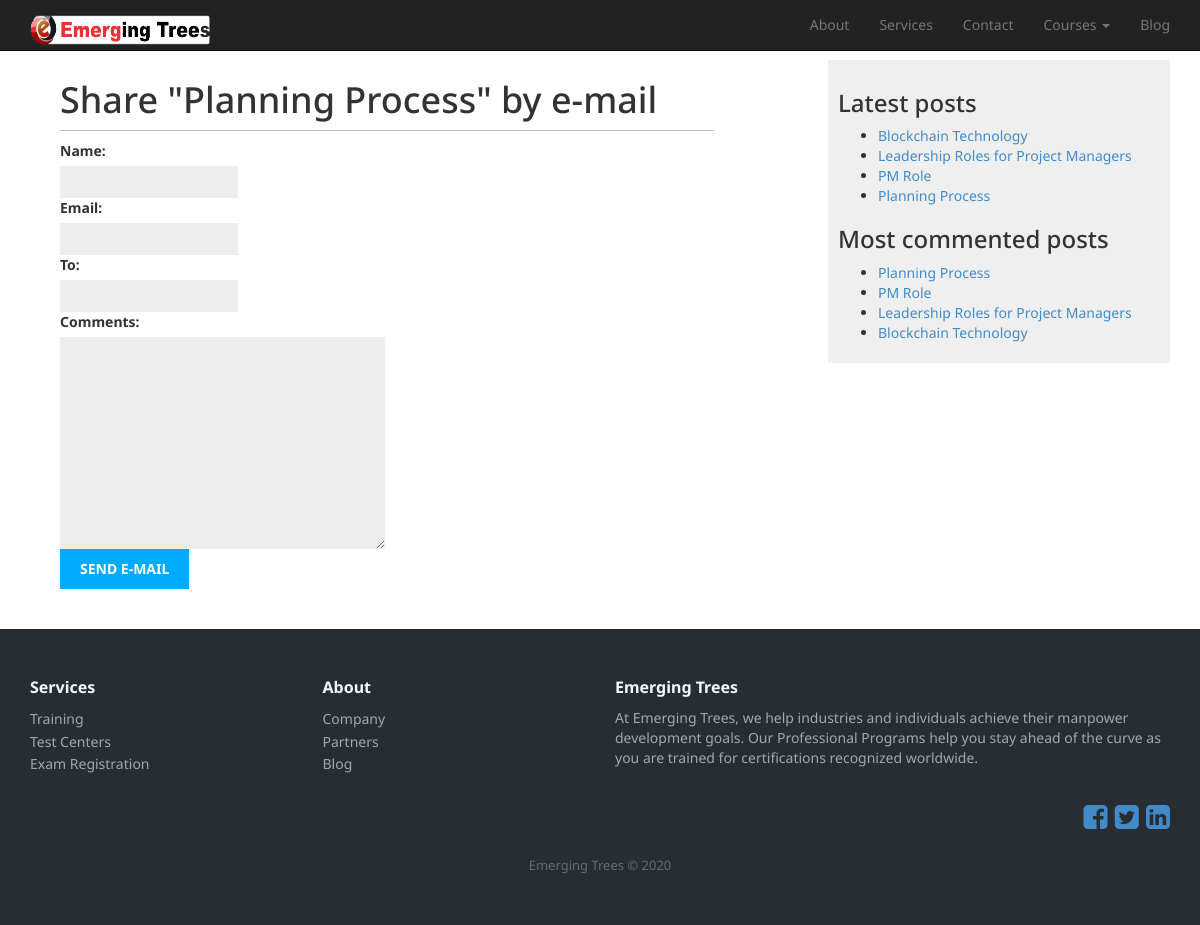
/1/share/, run on the app's committed database.
### emsite/models.py (models this page shows, shortened)
class Post(models.Model):
    STATUS_CHOICES = (
            ('draft','Draft'),
            ('published','Published'),
            )
    title = models.CharField(max_length=800)
    slug = models.SlugField(max_length=800,unique_for_date='publish')
    author_name = models.CharField(max_length=800)
    post_image = models.ImageField(upload_to='posts',blank=True)
    author = models.ForeignKey(User,on_delete=models.CASCADE,related_name='blog_posts')
    body = models.TextField()
    publish = models.DateTimeField(default=timezone.now)
    created = models.DateTimeField(auto_now_add=True)
    updated = models.DateTimeField(auto_now=True)
    status = models.CharField(max_length=10,choices=STATUS_CHOICES,default='draft')
    objects = models.Manager()
    published = PublishedManager()
    tags = TaggableManager()
    class Meta:
        ordering = ('-publish',)
    def get_absolute_url(self):
        return reverse('emsite:post_detail',
                       args=[self.publish.year,
                             self.publish.month,
                             self.publish.day,
                             self.slug])

### emsite/views.py (the view)
# urls.py: path('<int:post_id>/share/',views.post_share,name='post_share'),
def post_share(request,post_id):
    post = get_object_or_404(Post,id=post_id,status='published')
    sent = False
    if request.method == 'POST':
        form = EmailPostForm(request.POST)
        if form.is_valid():
            cd = form.cleaned_data
            post_url = request.build_absolute_uri(post.get_absolute_url())
            subject = '{} ({}) recommends you reading "{}"'.format(cd['name'],cd['email'],post.title)
            message = 'Read "{}" at {}\n\n{}\'s comments: {}'.format(post.title,post_url,cd['name'],cd['comments'])
            try:
                send_mail(subject, message, 'jacobay43@gmail.com',[cd['to']])
            except BadHeaderError:
                return HttpResponse('Invalid Header found.')
            sent = True
    else:
        form = EmailPostForm()
    return render(request,'blog/post/share.html',{'post':post,'form':form,'sent':sent})

### emsite/forms.py
class EmailPostForm(forms.Form):
    name = forms.CharField(max_length=25)
    email = forms.EmailField()
    to = forms.EmailField()
    comments = forms.CharField(required=False,widget=forms.Textarea)

### emsite/models.py (called while the page is built)
    def get_queryset(self):
        return super(PublishedManager,self).get_queryset().filter(status='published')

### emsite/templatetags/blog_tags.py (called while the page is built)
@register.simple_tag
def total_posts():
    return Post.published.count()

@register.inclusion_tag('blog/post/latest_posts.html')
def show_latest_posts(count=5):
    latest_posts = Post.published.order_by('-publish')
    return {'latest_posts':latest_posts}

@register.simple_tag
def get_most_commented_posts(count=5):
    return Post.published.annotate(total_comments=Count('comments')).order_by('-total_comments')[:count]

### emsite/templates/blog/post/share.html (shortened to what this page needs)
{% extends "blog/base.html" %}
{% block content %}
	{% if sent %}
	<h1>E-mail successfully sent</h1>
	<p>
		"{{post.title}}" was successfully sent to {{form.cleaned_data.to}}.
	</p>
	{% else %}
	<h1>Share "{{post.title}}" by e-mail</h1>
	<form action="." method="post">
		{{form.as_p}}
		<input type="submit" value="Send e-mail">
	</form>
{% endif %}
{% endblock %}

### emsite/templates/blog/base.html (shortened to what this page needs)
{% load bootstrap3 %}
{% load static %}
{% load blog_tags %}
{% load bootstrap3 %}
{% load static %}
<!DOCTYPE html>
<html lang="en">
<head>
	<link href="{% static "css/blog.css" %}" rel="stylesheet">
    <link href="{% static 'css/bootstrap.min.css' %}" rel="stylesheet">
    <link href="{% static 'font-awesome-4.1.0/css/font-awesome.min.css' %}" rel="stylesheet" type="text/css">
	<link rel="stylesheet" href="{% static 'css/Footer-Dark.css' %}">
	<link rel="stylesheet" href="{% static 'css/Footer-Basic.css' %}">
    <link rel="stylesheet" href="{% static 'css/Footer-Clean.css' %}">
	</head>
	<body>
    <nav class="navbar navbar-inverse navbar-fixed-top" role="navigation">
        <div class="container">
            <div class="navbar-header">
                <a class="navbar-brand" href="{% url 'emsite:index' %}"><img width="180" height="30" src="{% static 'img/logo_wout_sk.png' %}"></a>
            </div>
            <div class="collapse navbar-collapse" id="bs-example-navbar-collapse-1">
                <ul class="nav navbar-nav navbar-right">
                    <li>
                        <a href="{% url 'emsite:about' %}">About</a>
                    </li>
                    <li>
                        <a href="{% url 'emsite:services' %}">Services</a>
                    </li>
                    <li>
                        <a href="{% url 'emsite:contact' %}">Contact</a>
                    </li>
                    <li class="dropdown">
                        <a href="#" class="dropdown-toggle" data-toggle="dropdown">Courses <b class="caret"></b></a>
                    </li>
                     <li>
                        <a href="{% url 'emsite:post_list' %}">Blog</a>
                    </li>
                </ul>
            </div>
        </div>
    </nav><br><br><br>
		<div class="container">
		<div class="row">
		<div class="col-lg-12">
		<div id="content">
			{% block content %}
			{% endblock %}
		</div>
		<div id="sidebar">
			<h3>Latest posts</h3>
			{% show_latest_posts 3 %}
			<h3>Most commented posts</h3>
			{% get_most_commented_posts as most_commented_posts %}
			<ul>
				{% for post in most_commented_posts %}
				<li>
					<a href="{{post.get_absolute_url}}">{{post.title}}</a>
				</li>
				{% endfor %}
			</ul>
		</div></div></div></div>
		<br/><br/>
			<div class="footer-dark">
        <footer>
            <div class="container">
                <div class="row">
                    <div class="col-md-6 col-md-push-6 item text">
                        <h3>Emerging Trees</h3>
                        <p>At Emerging Trees, we help industries and individuals achieve their manpower development goals. Our Professional Programs help you stay ahead of the curve as you are trained for certifications recognized worldwide.</p>
                    </div>
                    <div class="col-md-3 col-md-pull-6 col-sm-4 item">
                        <h3>Services</h3>
                        <ul>
                            <li><a href="{% url 'emsite:course_list' %}">Training</a></li>
                            <li><a href="{% url 'emsite:centers' %}">Test Centers</a></li>
                            <li><a href="{% url 'emsite:online_form' %}">Exam Registration</a></li>
                        </ul>
                    </div>
                    <div class="col-md-3 col-md-pull-6 col-sm-4 item">
                        <h3>About</h3>
                        <ul>
                            <li><a href="{% url 'emsite:about' %}#about-company">Company</a></li>
                            <li><a href="{% url 'emsite:about' %}#partners">Partners</a></li>
                            <li><a href="{% url 'emsite:post_list' %}">Blog</a></li>
                        </ul>
                    </div>
                    <div align="right" class="col-md-12 col-sm-4 item"><a href="https://web.facebook.com/Emtrees/"><i class="fa fa-facebook-square fa-2x"></i></a>&nbsp;&nbsp;<a href="https://twitter.com/emerging_trees"><i class="fa fa-twitter-square fa-2x"></i></a>&nbsp;&nbsp;<a href="https://www.linkedin.com/company/emerging-trees-ltd/"><i class="fa fa-linkedin-square fa-2x"></i></a></a></div>
                  </div>
                <p class="copyright">Emerging Trees © 2020</p>
            </div>
        </footer>
    </div>
	</body>
</html>

### emsite/templates/blog/post/latest_posts.html
<ul>
{% for post in latest_posts %}
	<li>
	<a href="{{post.get_absolute_url}}">{{post.title}}</a>
	</li>
{% endfor %}
</ul>

### emsite/static/css/blog.css (style rules this page uses)
body { margin:0; padding:0; font-family:helvetica, sans-serif; }
a { color:#00abff; text-decoration:none; }
h1 { font-weight:normal; border-bottom:1px solid #bbb; padding:0 0 10px 0; }
#content { float:left; width:60%; padding:0 0 0 30px; }
#sidebar { float:right; width:30%; padding:10px; background:#efefef; height:100%; }
label { float:left; clear:both; color:#333; margin-bottom:4px; }
input, textarea { clear:both; float:left; margin:0 0 10px; background:#ededed; border:0; padding:6px 10px; font-size:12px; }
input[type=submit] { font-weight:bold; background:#00abff; color:#fff; padding:10px 20px; font-size:14px; text-transform:uppercase; }

### emsite/static/css/Footer-Dark.css (style rules this page uses)
.footer-dark { padding:50px 0; color:#f0f9ff; background-color:#282d32; }
.footer-dark h3 { margin-top:0; margin-bottom:12px; font-weight:bold; font-size:16px; }
.footer-dark ul { padding:0; list-style:none; line-height:1.6; font-size:14px; margin-bottom:0; }
.footer-dark ul a { color:inherit; text-decoration:none; opacity:0.6; }
.footer-dark .item.text { margin-bottom:36px; }
.footer-dark .item.text p { opacity:0.6; margin-bottom:0; }
.footer-dark .copyright { text-align:center; padding-top:24px; opacity:0.3; font-size:13px; margin-bottom:0; }

### emsite/templates/blog/base.html (style rules this page uses)
body { font-family: 'Noto Sans', sans-serif; }

### data on the page
Post: title "Planning Process"
Post: title "Blockchain Technology"
Post: title "Leadership Roles for Project Managers"
Post: title "PM Role"
